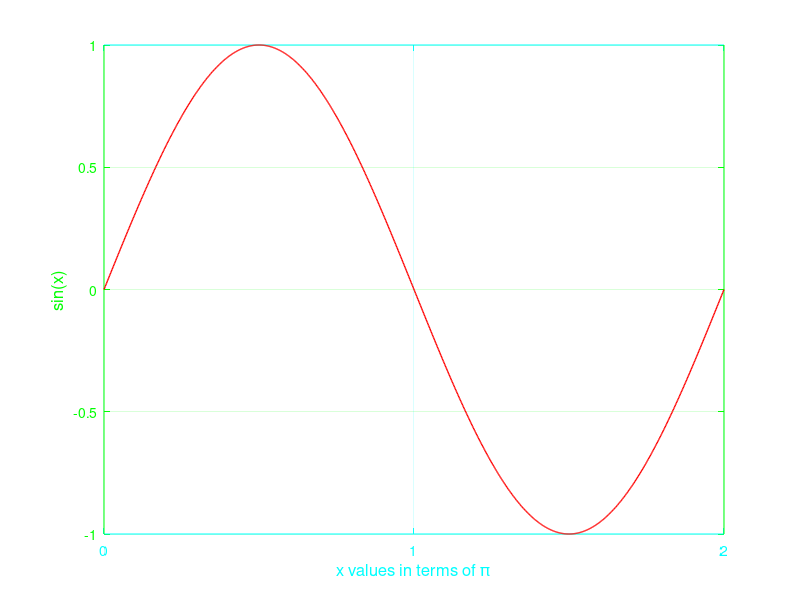

MATLAB code for this plot:
x = linspace(0,2*pi,1000);
y = sin(x);
figure
plot(x,y,'r','LineWidth',1)
xlim([0 2*pi])
set(gca,'xtick',[0 pi 2*pi],'xticklabel',{'0','1','2'},'ytick',-1:.5:1,'ycolor','g','xcolor','c','color','k')
set(gcf,'color',[.3 .3 .3])
title('One sine wave from 0 to 2\pi','fontsize',14,'fontweight','b','color','w')
xlabel('x values in terms of \pi','fontsize',12,'color','c')
ylabel('sin(x)','fontsize',12,'color','g')
grid on

